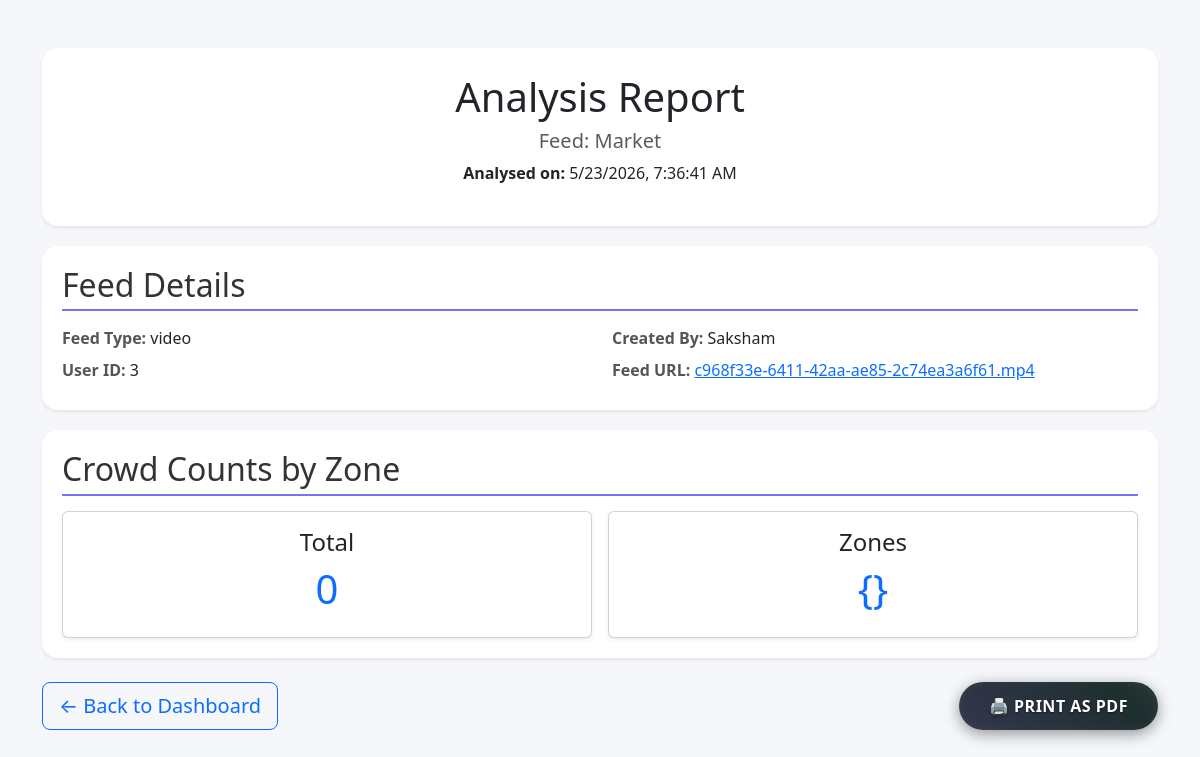
The app's page /api/feeds/16/report (signed in) with its own data.
### models.py (models this page shows)
class Feed(db.Model):
    id = db.Column(db.Integer, primary_key=True)
    name = db.Column(db.String(150), nullable=False)
    type = db.Column(db.String(50), nullable=False)  # 'camera' or 'video'
    video_filename = db.Column(db.String(255), nullable=True)
    user_id = db.Column(db.Integer, db.ForeignKey('user.id'), nullable=True)
    user = db.relationship('User', backref='feeds', lazy=True)
    zones = db.relationship('Zone', backref='feed', lazy=True)

class User(db.Model):
    id = db.Column(db.Integer, primary_key=True)
    username = db.Column(db.String(150), unique=True, nullable=False)
    first_name = db.Column(db.String(150), nullable=False)
    last_name = db.Column(db.String(150), nullable=False)
    email = db.Column(db.String(150), unique=True, nullable=False)
    password = db.Column(db.String(128), nullable=False)
    role = db.Column(db.String(50), nullable=False, default='user')

### blueprints/analysis.py (the view)
@analysis_bp.route("/<int:feed_id>/report")
@login_required
def report(feed_id):
    feed = Feed.query.get(feed_id)
    if not feed:
        return "Feed not found", 404
    counts = get_counts(feed_id)
    detections = get_detections(feed_id)
    return render_template("analysis_report.html", feed=feed, counts=counts, detections=detections)

### helpers.py (called while the page is built)
def login_required(f):
    @wraps(f)
    def wrapper(*args, **kwargs):
        if not session.get("username"):
            return redirect(url_for("auth.login"))
        return f(*args, **kwargs)
    return wrapper

### yolo_service.py (called while the page is built)
def get_counts(feed_id):
    return analysis_results.get(feed_id, {"total": 0, "zones": {}})

def get_detections(feed_id):
    return analysis_detections.get(feed_id, [])

### templates/analysis_report.html (shortened to what this page needs)
<!DOCTYPE html>
<html lang="en">
<head>
  <link href="https://cdn.jsdelivr.net/npm/bootstrap@5.3.0/dist/css/bootstrap.min.css" rel="stylesheet">
</head>
<body>
  <div class="container mt-5">
    <div class="report-header shadow-sm rounded-4">
      <h1 class="mb-2">Analysis Report</h1>
      <h5 class="text-muted">Feed: {{ feed.name }}</h5>
      <p><strong>Analysed on:</strong> <span id="analysisTime"></span></p>
    </div>
    <div class="section-card shadow-sm rounded-4">
      <h2>Feed Details</h2>
      <div class="row">
        <div class="col-md-6 mb-2"><span class="info-label">Feed Type:</span> {{ feed.type }}</div>
        <div class="col-md-6 mb-2"><span class="info-label">Created By:</span> {{ feed.user.username }}</div>
        <div class="col-md-6 mb-2"><span class="info-label">User ID:</span> {{ feed.user_id }}</div>
        {% if feed.type == 'video' %}
        <div class="col-md-6 mb-2"><span class="info-label">Feed URL:</span>
          <a href="{{ url_for('static', filename='videos/' + feed.video_filename) }}" target="_blank">{{ feed.video_filename }}</a>
        </div>
        {% endif %}
      </div>
    </div>
    <div class="section-card shadow-sm rounded-4">
      <h2>Crowd Counts by Zone</h2>
      <div class="row row-cols-1 row-cols-md-2 g-3">
        {% for zone, count in counts.items() %}
        <div class="col">
          <div class="card text-center h-100 shadow-sm">
            <div class="card-body">
              <h4 class="card-title first-letter">{{ zone }}</h4>
              <h1 class="text-primary">{{ count }}</h1>
            </div>
          </div>
        </div>
        {% endfor %}
      </div>
    </div>
    <div class="d-flex justify-content-between mt-4 mb-5">
      <a href="{{ url_for('dashboard.dashboard') }}" class="btn btn-outline-primary btn-lg" >
        ← Back to Dashboard
      </a>
      <button type="button" class="creative-btn gradient-animate no-print btn-lg" onclick="window.print()">
        🖨️ Print as PDF
      </button>
    </div>
  </div>
</body>
</html>

### templates/analysis_report.html (style rules this page uses)
body { background-color: #f5f7fa; }
.creative-btn { background: linear-gradient(45deg, #383854, #1E2F2F, #535557); color: #fff; font-weight: 700; font-size: 16px; padding: 12px 30px; border: none; border-radius: 50px; box-shadow: 0 4px 15px rgba(0,0,0,0.4), 0 0 10px rgba(255,255,255,0.05) inset; cursor: pointer; transition: all 0.4s ease; text-shadow: 0 1px 2px rgba(0,0,0,0.5); letter-spacing: 0.5px; text-transform: uppercase; position: relative; overflow: hidden; }
.creative-btn.gradient-animate { background-size: 200% 200%; animation: gradientShift 4s ease infinite; }
.report-header { background: #fff; padding: 25px; border-radius: 12px; box-shadow: 0 4px 10px rgba(0,0,0,0.1); margin-bottom: 20px; text-align: center; }
.section-card { background: #fff; border-radius: 12px; padding: 20px; margin-bottom: 20px; box-shadow: 0 4px 10px rgba(0,0,0,0.05); }
h2 { border-bottom: 2px solid #7873f5; padding-bottom: 5px; margin-bottom: 15px; color: #333; }
.info-label { font-weight: 600; color: #555; }
.first-letter::first-letter { text-transform: uppercase; }

### records on screen
Feed: name "Market", type "video", user_id "3", video_filename "c968f33e-6411-42aa-ae85-2c74ea3a6f61.mp4"
User: user.username "Saksham"

### other values on screen
{{ zone }} "total" "zones"
{{ count }} "0" "{}"
